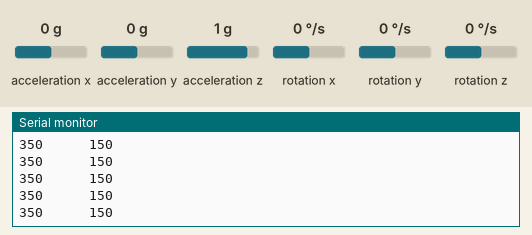
Simulated run of this sketch. Board: Arduino Uno, built with avr-gcc and run on an emulated ATmega328P. On the bench: the last lines printed to the serial monitor. The test bench sets the inputs (shaded band); at power-on: acceleration x 0 g, acceleration y 0 g, acceleration z 1 g, rotation x 0 °/s, rotation y 0 °/s, rotation z 0 °/s. No radio packets arrive unless stated.

Above: at 1.2 s.
1.3 s: acceleration x set to -1.4 g
At 2.2 s:
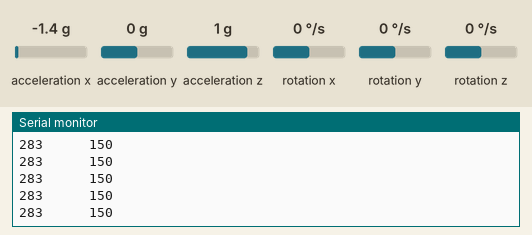
4.3 s: acceleration y set to -1.4 g
At 5.4 s:
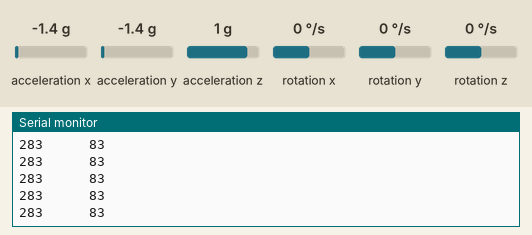
5.8 s: acceleration x set to -0.8 g
At 6.7 s:
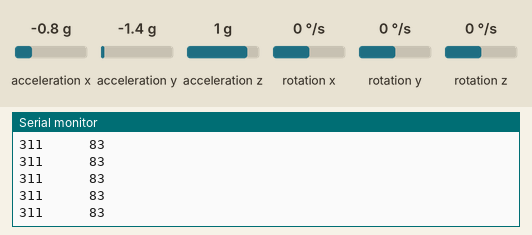
7.3 s: acceleration y set to -0.8 g
At 8.0 s:
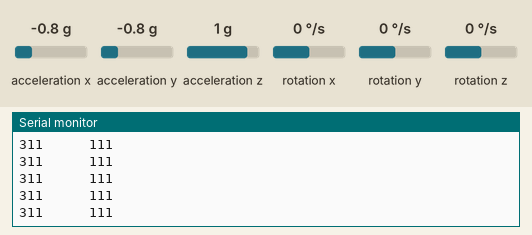
Timing chart, 0 to 10.3 s (numbered marks = the images above; inputs shaded):
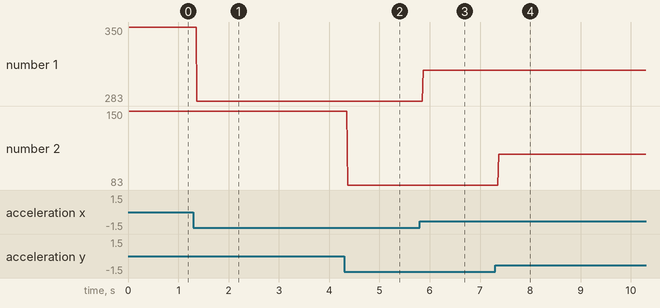

Measured:
- after the input at 1.3 s, the serial monitor: prints a new line after 0.07 s (image 1)
- after the input at 4.3 s, the serial monitor: prints a new line after 0.07 s (image 2)
- after the input at 5.8 s, the serial monitor: prints a new line after 0.07 s (image 3)
- after the input at 7.3 s, the serial monitor: prints a new line after 0.07 s (image 4)
- plotted number 1: 350 → 283 after the input at 1.3 s, 283 → 311 after the input at 5.8 s
- plotted number 2: 150 → 83 after the input at 4.3 s, 83 → 111 after the input at 7.3 s

The sketch:

Transmitter_-_Glove.ino
```cpp
//Mert Arduino and Tech YouTube Channel -- https://goo.gl/ivcZhW

//Add the necessary libraries
//You can find all the necessary library links in the video description.
#include <SPI.h>        //SPI library for communicate with the nRF24L01+
#include "RF24.h"      //The main library of the nRF24L01+
#include "Wire.h"       //For communicate
#include "I2Cdev.h"     //For communicate with MPU6050
#include "MPU6050.h"    //The main library of the MPU6050


//Define the object to access and cotrol the Gyro and Accelerometer (We don't use the Gyro data)
MPU6050 mpu;
int16_t ax, ay, az;
int16_t gx, gy, gz;

//Define packet for the direction (X axis and Y axis)
int data[2];

//Define object from RF24 library - 9 and 10 are a digital pin numbers to which signals CE and CSN are connected.
RF24 radio(9,10);

const byte slaveAddress[5] = {'R','x','A','A','A'};


void setup(void){
  Serial.begin(9600);
  Wire.begin();
  mpu.initialize();              //Initialize the MPU object
  radio.begin();                 //Start the nRF24 communicate
  radio.setDataRate( RF24_250KBPS );
  radio.openWritingPipe(slaveAddress);   //Sets the address of the receiver to which the program will send data.
  Serial.print("I work!");
}

void loop(void){
  //With this function, the acceleration and gyro values of the axes are taken.
  //If you want to control the car axis differently, you can change the axis name in the map command.
  mpu.getMotion6(&ax, &ay, &az, &gx, &gy, &gz);


  //In two-way control, the X axis (data [0]) of the MPU6050 allows the robot to move forward and backward.
  //Y axis (data [0]) allows the robot to right and left turn.
  data[0] = map(ax, -17000, 17000, 300, 400 ); //Send X axis data

  data[1] = map(ay, -17000, 17000, 100, 200);  //Send Y axis data

  radio.write(data, sizeof(data));
    Serial.print(data[0]);
    Serial.print("      ");
    Serial.print(data[1]);
    Serial.println("");


}
```
